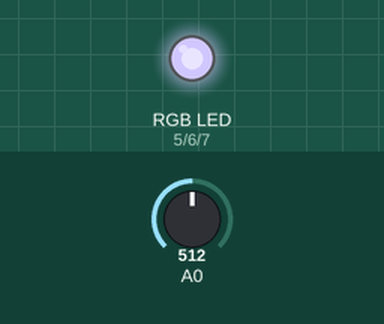
Bench run of a sketch on a simulated Arduino Uno, built with avr-gcc and run on an emulated ATmega328P. Shown: an RGB LED mixed from three pins (HIGH = lit). The inputs (shaded band) are chosen by the test bench; at power-on: A0 = 512. Dim RGB values are drawn brighter than linear; random numbers use the default seed unless the sketch sets one.

Above: at 1.3 s.
1.4 s: A0 set to 0
At 2.8 s:
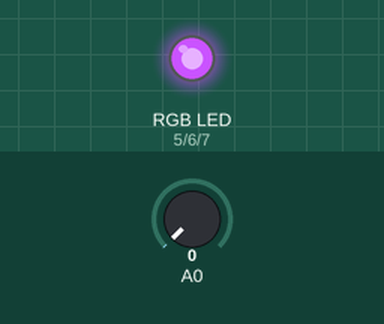
4.4 s: A0 set to 122
6.0 s: A0 set to 306
At 6.8 s:
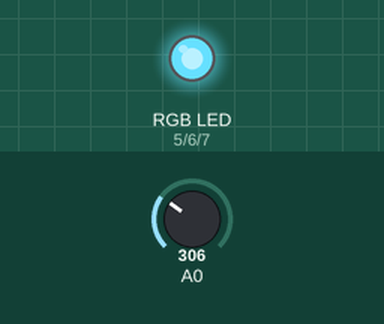
7.5 s: A0 set to 511
At 7.9 s:
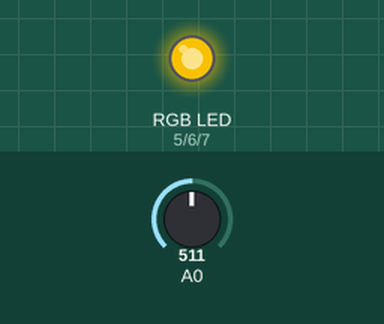
9.0 s: A0 set to 716
At 10.3 s:
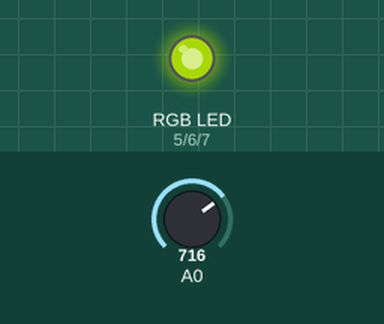
Timing chart, 0 to 11.5 s (numbered marks = the images above; inputs shaded):
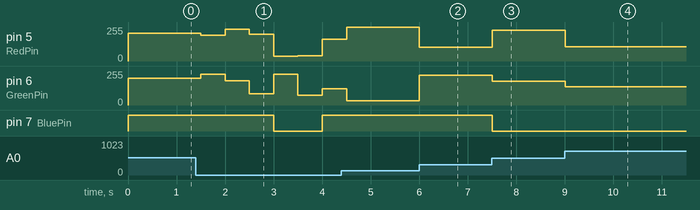

The sketch:

rgb.ino
```cpp
int RedPin = 5;
int GreenPin = 6;
int BluePin = 7;

void setup() {
  // put your setup code here, to run once:
  pinMode(RedPin, OUTPUT);
  pinMode(GreenPin, OUTPUT);
  pinMode(BluePin, OUTPUT);
}

void loop() {
  randomSeed(analogRead(0));
  // put your main code here, to run repeatedly:
  analogWrite(RedPin,random(255));
  analogWrite(GreenPin,random(255));
  analogWrite(BluePin,random(255));

  delay(500);
}
```

Measured:
- after the input at 1.4 s, pin 5 (RedPin): 209/255 → 193/255 after 0.10 s, → 240/255 0.50 s later, → 202/255 0.50 s later, → 34/255 0.50 s later, … (6 changes in this stretch); pin 6 (GreenPin): 199/255 → 231/255 after 0.10 s, → 182/255 0.50 s later, → 83/255 0.50 s later, → 230/255 0.50 s later, … (6 changes in this stretch)
- after the input at 6.0 s, pin 5 (RedPin): 254/255 → 102/255 at once; pin 6 (GreenPin): 31/255 → 224/255 at once
- after the input at 7.5 s, pin 5 (RedPin): 102/255 → 232/255 at once; pin 6 (GreenPin): 224/255 → 180/255 at once; pin 7 (BluePin): HIGH → LOW at once
- after the input at 9.0 s, pin 5 (RedPin): 232/255 → 107/255 at once; pin 6 (GreenPin): 180/255 → 136/255 at once
